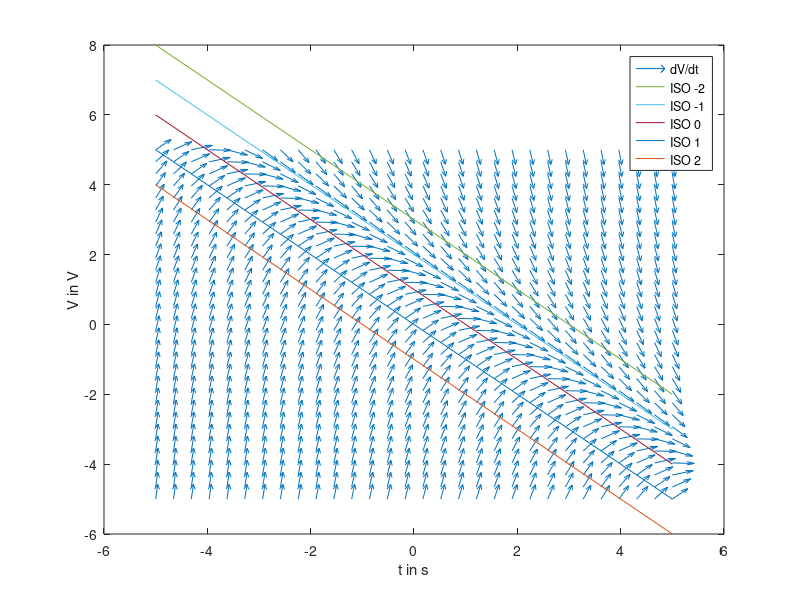
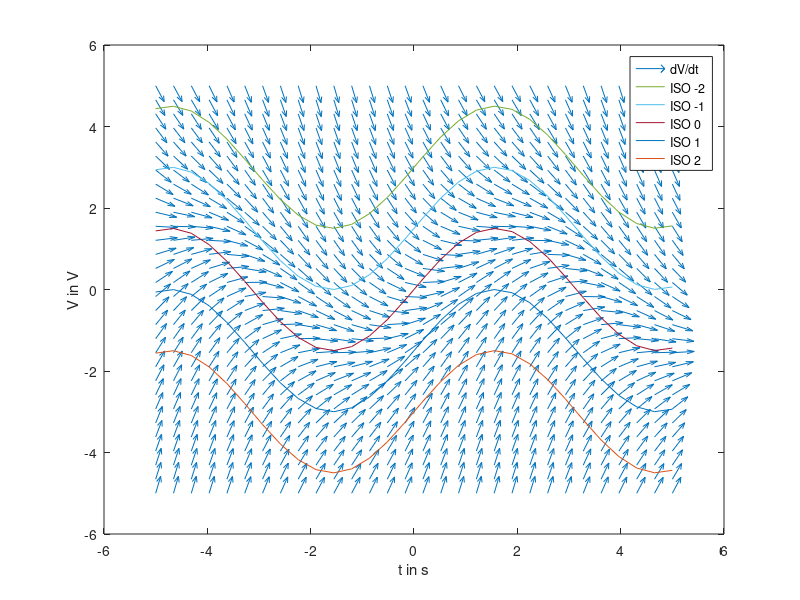

MATLAB code to generate these figures, in order:
close all;

%% 1.1
figure;
v = linspace(-5,5,30);
t = linspace(-5,5,30);
[t_gird, v_grid] = meshgrid(t,v);
fkt1 = @(V,t) 1 - V - t;
lng = sqrt(fkt1(v_grid,t_gird).^2 + 1);
dt = 1./lng;
dv = fkt1(v_grid,t_gird) ./ lng;

quiver(t, v, dt, dv);
iso1 = 3 - t;       % isokline -2
iso2 = 2 - t;       % isokline -1
iso3 = 1 - t;       % isokline 0
iso4 = -t;          % isokline 1
iso5 = -1 - t;      % isokline 2

hold all;
plot(t,iso1);
plot(t,iso2);
plot(t,iso3);
plot(t,iso4);
plot(t,iso5);
legend('dV/dt','ISO -2','ISO -1','ISO 0','ISO 1','ISO 2')
xlabel('t in s');
ylabel('V in V');

%% 1.2
figure;
v = linspace(-5,5,30);
t = linspace(-5,5,30);
[t_gird, v_grid] = meshgrid(t,v);
fkt2 = @(V,t) sin(t) - V/1.5;
lng = sqrt(fkt2(v_grid,t_gird).^2 + 1);
dt = 1./lng;
dv = fkt2(v_grid,t_gird) ./ lng;

quiver(t, v, dt, dv);
iso1 = 1.5*(sin(t)+2);       % isokline -2
iso2 = 1.5*(sin(t)+1);       % isokline -1
iso3 = 1.5*(sin(t));       % isokline 0
iso4 = 1.5*(sin(t)-1);          % isokline 1
iso5 = 1.5*(sin(t)-2);      % isokline 2

hold all;
plot(t,iso1);
plot(t,iso2);
plot(t,iso3);
plot(t,iso4);
plot(t,iso5);
legend('dV/dt','ISO -2','ISO -1','ISO 0','ISO 1','ISO 2')
xlabel('t in s');
ylabel('V in V');